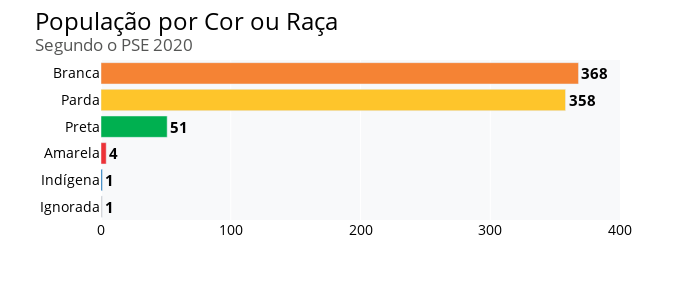

Source (notebook cell):
### Markdown cell above
##### Passos Mágicos - Alunos Passos Mágicos por cor ou raça

### Code cell
aluno_cor_raca = pd.DataFrame({
    "cor_raca": ["Branca", "Parda", "Preta", "Amarela", "Indígena","Ignorada"],
    "qtd": [368, 358, 51, 4, 1, 1]
})

fig = px.bar(aluno_cor_raca, x="qtd", y="cor_raca", color = "cor_raca", text_auto=True,
             color_discrete_sequence=["#f58334", "#fec52b","#00b050", "#ed3237", "#0367b0", "#cccccc"],
             category_orders={'cor_raca':["Branca", "Parda", "Preta", "Amarela","Indígena", "Ignorada"]})

# Ajustando o layout do gráfico
fig.update_layout(width=700, height=300, font_family = 'Open Sans', font_size=15, font_color= "black", 
                  title_font_color= "black", title_font_size=24, title_text='População por Cor ou Raça' + 
                  '<br><sup size=1 style="color:#555655">Segundo o PSE 2020</sup>', xaxis_title='', yaxis_title='',
                  xaxis_tickfont_size=14, yaxis_tickfont_size=14, xaxis_range = [0,400], 
                  plot_bgcolor= "#f8f9fa", showlegend=False)

fig.update_traces(textfont_size=15, textposition="outside", texttemplate='<b>%{x}</b>', cliponaxis=False)

fig.show()

### Figure 1 — Plotly figure (JSON) as saved in the notebook; plotly's stock layout.template omitted (floating-point values rounded to 4 significant figures)
{"data": [{"alignmentgroup": "True", "cliponaxis": false, "hovertemplate": "cor_raca=%{y}<br>qtd=%{x}<extra></extra>", "legendgroup": "Branca", "marker": {"color": "#f58334", "pattern": {"shape": ""}}, "name": "Branca", "offsetgroup": "Branca", "orientation": "h", "showlegend": true, "textfont": {"size": 15}, "textposition": "outside", "texttemplate": "<b>%{x}</b>", "type": "bar", "x": [368], "xaxis": "x", "y": ["Branca"], "yaxis": "y"}, {"alignmentgroup": "True", "cliponaxis": false, "hovertemplate": "cor_raca=%{y}<br>qtd=%{x}<extra></extra>", "legendgroup": "Parda", "marker": {"color": "#fec52b", "pattern": {"shape": ""}}, "name": "Parda", "offsetgroup": "Parda", "orientation": "h", "showlegend": true, "textfont": {"size": 15}, "textposition": "outside", "texttemplate": "<b>%{x}</b>", "type": "bar", "x": [358], "xaxis": "x", "y": ["Parda"], "yaxis": "y"}, {"alignmentgroup": "True", "cliponaxis": false, "hovertemplate": "cor_raca=%{y}<br>qtd=%{x}<extra></extra>", "legendgroup": "Preta", "marker": {"color": "#00b050", "pattern": {"shape": ""}}, "name": "Preta", "offsetgroup": "Preta", "orientation": "h", "showlegend": true, "textfont": {"size": 15}, "textposition": "outside", "texttemplate": "<b>%{x}</b>", "type": "bar", "x": [51], "xaxis": "x", "y": ["Preta"], "yaxis": "y"}, {"alignmentgroup": "True", "cliponaxis": false, "hovertemplate": "cor_raca=%{y}<br>qtd=%{x}<extra></extra>", "legendgroup": "Amarela", "marker": {"color": "#ed3237", "pattern": {"shape": ""}}, "name": "Amarela", "offsetgroup": "Amarela", "orientation": "h", "showlegend": true, "textfont": {"size": 15}, "textposition": "outside", "texttemplate": "<b>%{x}</b>", "type": "bar", "x": [4], "xaxis": "x", "y": ["Amarela"], "yaxis": "y"}, {"alignmentgroup": "True", "cliponaxis": false, "hovertemplate": "cor_raca=%{y}<br>qtd=%{x}<extra></extra>", "legendgroup": "Indígena", "marker": {"color": "#0367b0", "pattern": {"shape": ""}}, "name": "Indígena", "offsetgroup": "Indígena", "orientation": "h", "showlegend": true, "textfont": {"size": 15}, "textposition": "outside", "texttemplate": "<b>%{x}</b>", "type": "bar", "x": [1], "xaxis": "x", "y": ["Indígena"], "yaxis": "y"}, {"alignmentgroup": "True", "cliponaxis": false, "hovertemplate": "cor_raca=%{y}<br>qtd=%{x}<extra></extra>", "legendgroup": "Ignorada", "marker": {"color": "#cccccc", "pattern": {"shape": ""}}, "name": "Ignorada", "offsetgroup": "Ignorada", "orientation": "h", "showlegend": true, "textfont": {"size": 15}, "textposition": "outside", "texttemplate": "<b>%{x}</b>", "type": "bar", "x": [1], "xaxis": "x", "y": ["Ignorada"], "yaxis": "y"}], "layout": {"barmode": "relative", "font": {"color": "black", "family": "Open Sans", "size": 15}, "height": 300, "legend": {"title": {"text": "cor_raca"}, "tracegroupgap": 0}, "margin": {"t": 60}, "plot_bgcolor": "#f8f9fa", "showlegend": false, "title": {"font": {"color": "black", "size": 24}, "text": "População por Cor ou Raça<br><sup size=1 style=\"color:#555655\">Segundo o PSE 2020</sup>"}, "width": 700, "xaxis": {"anchor": "y", "domain": [0, 1], "range": [0, 400], "tickfont": {"size": 14}, "title": {"text": ""}}, "yaxis": {"anchor": "x", "categoryarray": ["Ignorada", "Indígena", "Amarela", "Preta", "Parda", "Branca"], "categoryorder": "array", "domain": [0, 1], "tickfont": {"size": 14}, "title": {"text": ""}}}}
